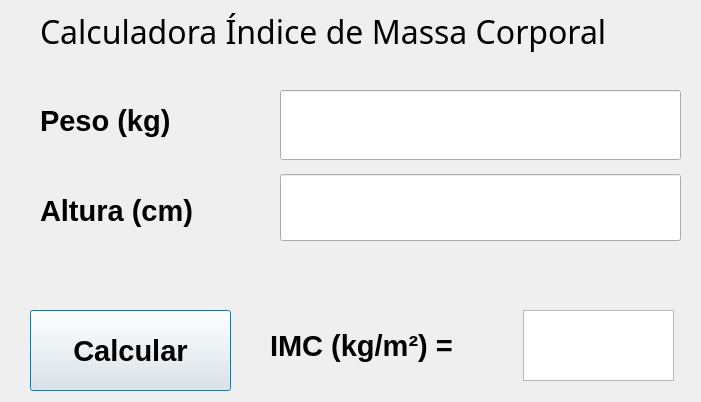
<?xml version="1.0" encoding="UTF-8"?>
<ui version="4.0">
 <class>Dialog</class>
 <widget class="QDialog" name="Dialog">
  <property name="enabled">
   <bool>true</bool>
  </property>
  <property name="geometry">
   <rect>
    <x>0</x>
    <y>0</y>
    <width>701</width>
    <height>402</height>
   </rect>
  </property>
  <property name="cursor">
   <cursorShape>ArrowCursor</cursorShape>
  </property>
  <property name="windowTitle">
   <string>Calculadora IMC </string>
  </property>
  <property name="autoFillBackground">
   <bool>false</bool>
  </property>
  <widget class="QLabel" name="label2">
   <property name="geometry">
    <rect>
     <x>40</x>
     <y>190</y>
     <width>221</width>
     <height>42</height>
    </rect>
   </property>
   <property name="font">
    <font>
     <pointsize>22</pointsize>
     <weight>75</weight>
     <bold>true</bold>
    </font>
   </property>
   <property name="text">
    <string>Altura (cm)</string>
   </property>
   <property name="textFormat">
    <enum>Qt::PlainText</enum>
   </property>
  </widget>
  <widget class="QLabel" name="label3">
   <property name="geometry">
    <rect>
     <x>40</x>
     <y>100</y>
     <width>181</width>
     <height>42</height>
    </rect>
   </property>
   <property name="font">
    <font>
     <pointsize>22</pointsize>
     <weight>75</weight>
     <bold>true</bold>
    </font>
   </property>
   <property name="text">
    <string>Peso (kg)</string>
   </property>
   <property name="textFormat">
    <enum>Qt::PlainText</enum>
   </property>
  </widget>
  <widget class="QLineEdit" name="peso">
   <property name="geometry">
    <rect>
     <x>280</x>
     <y>90</y>
     <width>401</width>
     <height>70</height>
    </rect>
   </property>
   <property name="font">
    <font>
     <pointsize>36</pointsize>
     <italic>false</italic>
    </font>
   </property>
   <property name="inputMethodHints">
    <set>Qt::ImhNone</set>
   </property>
   <property name="text">
    <string/>
   </property>
   <property name="frame">
    <bool>true</bool>
   </property>
   <property name="clearButtonEnabled">
    <bool>true</bool>
   </property>
  </widget>
  <widget class="QLineEdit" name="altura">
   <property name="geometry">
    <rect>
     <x>280</x>
     <y>174</y>
     <width>401</width>
     <height>67</height>
    </rect>
   </property>
   <property name="font">
    <font>
     <pointsize>36</pointsize>
     <weight>50</weight>
     <bold>false</bold>
    </font>
   </property>
   <property name="text">
    <string/>
   </property>
   <property name="clearButtonEnabled">
    <bool>true</bool>
   </property>
  </widget>
  <widget class="QLabel" name="label4">
   <property name="geometry">
    <rect>
     <x>270</x>
     <y>320</y>
     <width>251</width>
     <height>51</height>
    </rect>
   </property>
   <property name="font">
    <font>
     <pointsize>22</pointsize>
     <weight>75</weight>
     <bold>true</bold>
    </font>
   </property>
   <property name="text">
    <string>IMC (kg/m²) = </string>
   </property>
   <property name="textFormat">
    <enum>Qt::PlainText</enum>
   </property>
  </widget>
  <widget class="QPushButton" name="button">
   <property name="geometry">
    <rect>
     <x>30</x>
     <y>310</y>
     <width>201</width>
     <height>81</height>
    </rect>
   </property>
   <property name="font">
    <font>
     <pointsize>22</pointsize>
     <weight>75</weight>
     <bold>true</bold>
    </font>
   </property>
   <property name="text">
    <string>Calcular</string>
   </property>
  </widget>
  <widget class="QLabel" name="label1">
   <property name="geometry">
    <rect>
     <x>40</x>
     <y>11</y>
     <width>631</width>
     <height>41</height>
    </rect>
   </property>
   <property name="font">
    <font>
     <family>Impact</family>
     <pointsize>24</pointsize>
     <weight>50</weight>
     <bold>false</bold>
    </font>
   </property>
   <property name="text">
    <string>Calculadora Índice de Massa Corporal</string>
   </property>
  </widget>
  <widget class="QTextEdit" name="resultado">
   <property name="geometry">
    <rect>
     <x>523</x>
     <y>310</y>
     <width>151</width>
     <height>71</height>
    </rect>
   </property>
   <property name="font">
    <font>
     <pointsize>26</pointsize>
     <italic>false</italic>
    </font>
   </property>
  </widget>
 </widget>
 <resources/>
 <connections/>
</ui>
